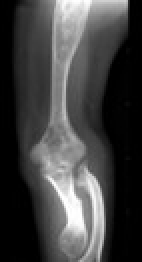
#> input picture poze/enchondromatosis.jpg, 71 x 131 px, found by its file name (shown 2 times larger); its folder holds only this picture in this run
$ python proj.py
#> lines starting #> are read from the running program, lines starting #| are printed output that depends on the picture; after the words box and inside, x2 and y2 are one past the last pixel; in counts of white or black regions, pixels touching at a corner belong together
import os
import numpy as np
import matplotlib.pyplot as plt
import scipy.ndimage as sc
import scipy.ndimage.morphology as morpho

def rgb2gri(img_in, format):
    img_in = img_in.astype('float')
    s = img_in.shape
    if len(s) == 3 and s[2] == 3:
        if format == 'png':
            img_out = (0.299 * img_in[:,:,0] + 0.587 * img_in [:,:,1] + 0.114 * img_in[:,:,2])*255
        elif format == 'jpg':
            img_out = 0.299 * img_in[:, :, 0] + 0.587 * img_in[:, :, 1] + 0.114 * img_in[:, :, 2]
        img_out = np.clip(img_out ,0, 255)
        img_out = img_out.astype('uint8')
        return img_out
    else:
        print ('conversia nu a putut fi realizata deoarece imaginea de intrare nu este color ')
        return img_in

def contrast_liniar_portiuni(img_in, L, a, b, Ta, Tb):
    s = img_in.shape
    img_out = np.empty_like(img_in)
    img_in = img_in.astype(float)
    for i in range(0, s[0]):
        for j in range(0, s[1]):
            if (img_in[i, j] < a):
                img_out[i, j] = (Ta / a) * img_in[i, j]
            if (img_in[i, j] >= a and img_in[i, j] <= b):
                img_out[i, j] = Ta + ((Tb - Ta) / (b - a)) * (img_in[i, j] - a)
            if (img_in[i, j] > b):
                img_out[i, j] = Tb + ((L - 1 - Tb) / (L - 1 - b)) * (img_in[i, j] - b)

    img_out = np.clip(img_out, 0, 255)
    img_out = img_out.astype('uint8')
    return img_out

def extindere_max_contrast(img_in, L, a, b):
    img_out = contrast_liniar_portiuni(img_in, L, a, b, 0, 255)
    return img_out

def logaritmic(img_in, L):
    s = img_in.shape
    img_out = np.empty_like(img_in)
    img_in = img_in.astype(float)
    for i in range(0, s[0]):
        for j in range(0, s[1]):
                img_out[i, j] = ((L -1)/np.log(L))*np.log (img_in[i,j] +1 )

    img_out = np.clip(img_out, 0, 255)
    img_out = img_out.astype('uint8')
    return img_out

def putere(img_in, L, r, a):
    s = img_in.shape
    img_out = np.empty_like(img_in)
    img_in = img_in.astype(float)
    for i in range(0, s[0]):
        for j in range(0, s[1]):
            if (img_in[i,j] <a):
                img_out[i, j] = a*(img_in[i,j]/a)**r
            else:
                img_out[i, j] = L - 1 - (L - 1 - a)*((L - 1 -img_in[i,j]) /(L - 1 - a))**r

    img_out = np.clip(img_out, 0, 255)
    img_out = img_out.astype('uint8')
    return img_out

def binarizare (img_in ,a):
    s = img_in.shape
    img_out = np.empty_like(img_in)
    img_in = img_in.astype(float)
    for i in range(0, s[0]):
        for j in range(0, s[1]):
            if (img_in[i, j] < a):
                img_out[i,j] = 255
            else:
                img_out[i,j] = 0

    img_out = np.clip(img_out, 0, 255)
    img_out = img_out.astype('uint8')
    return img_out

cale = r'C:\Users\NicolaeRazvanStoica\Desktop\facultate\poze'

files = os.listdir(cale)
for i in files:
    cale_img = os.path.join(cale, i)
    img_plt = plt.imread(cale_img)
#> img_plt is the input picture: shape (131, 71, 3); min 0, max 255, mean 66.4
    img_gray_tones = rgb2gri(img_plt, 'jpg')
    img_max_contrast = extindere_max_contrast(img_gray_tones, 256, 100, 220)
#> after the loop in contrast_liniar_portiuni, `for i in range(0, s[0]):`:
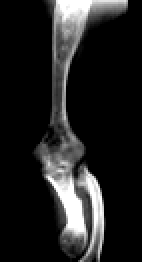
#> img_out: shape (131, 71) (shown 2 times larger); min 0, max 255, mean 34.2
    img_log = logaritmic(img_gray_tones, 256)
#> after the loop in logaritmic, `for i in range(0, s[0]):`:
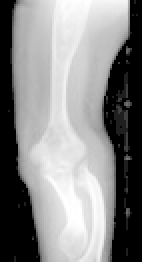
#> img_out: shape (131, 71) (shown 2 times larger); min 0, max 255, mean 135.6
    img_putere = putere(img_gray_tones, 256, 4.5, 70)
#> after the loop in putere, `for i in range(0, s[0]):`:
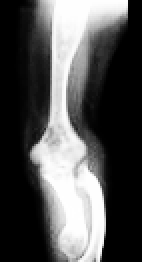
#> img_out: shape (131, 71) (shown 2 times larger); min 0, max 255, mean 82.9
    limita = np.mean(img_max_contrast) + 30
#> limita = 64.19
    # img_bin = binarizare(img_max_contrast, 180)
    img_bin = binarizare(img_max_contrast, limita)
#> after the loop in binarizare, `for i in range(0, s[0]):`:
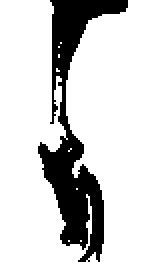
#> img_out: shape (131, 71) (shown 2 times larger); 79.4% white; 1 black region, box (x1, y1, x2, y2) and area: (19, 0, 64, 131) 1917
    s = np.ones([3, 3], dtype='uint8')
    filtrarea = sc.binary_dilation(img_bin, structure=s)
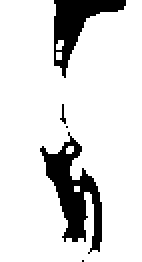
#> filtrarea: shape (131, 71) bool (shown 2 times larger); 86% white; 5 black regions (3 under 20 px), largest, box (x1, y1, x2, y2) and area: (20, 66, 51, 127) 763, (27, 0, 63, 39) 523
    img_zona_interes = img_bin / 255 * img_gray_tones
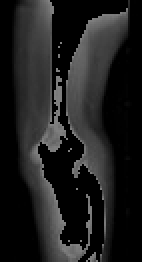
#> img_zona_interes: shape (131, 71) float64 (shown 2 times larger); min 0, max 130, mean 30
    plt.subplot(5, 3, 1), plt.imshow(img_plt, cmap = 'gray'), plt.title('Original Image')
    plt.subplot(5, 3, 2), plt.imshow(img_gray_tones, cmap='gray'), plt.title('Grayscale Image')
    plt.subplot(5, 3, 3), plt.imshow(img_max_contrast, cmap='gray'), plt.title('Max Contrast Image')
    plt.subplot(5, 3, 7), plt.imshow(img_log, cmap='gray'), plt.title('Logarithmic Image')
    plt.subplot(5, 3, 8), plt.imshow(img_putere, cmap='gray'), plt.title('Fixed Point Power Image')
    plt.subplot(5, 3, 9), plt.imshow(img_bin, cmap='gray'), plt.title('Binary Image')
    dil = morpho.binary_dilation(img_bin, s)
    dill = morpho.binary_dilation(dil, s)
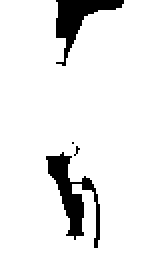
#> dill: shape (131, 71) bool (shown 2 times larger); 91% white; 4 black regions (2 under 20 px), largest, box (x1, y1, x2, y2) and area: (23, 76, 50, 124) 448, (28, 0, 62, 33) 385
    # plt.subplot(5, 3, 13), plt.imshow(dil, cmap = 'gray'), plt.title('Dilated')
    plt.subplot(5, 3, 13), plt.imshow(img_zona_interes, cmap='gray'), plt.title('ROI Selection')
    plt.subplot(5, 3, 14), plt.imshow(filtrarea, cmap='gray'), plt.title('Dilated Image')
    plt.show()

$ run again, on poze/giantcelltumor.jpg
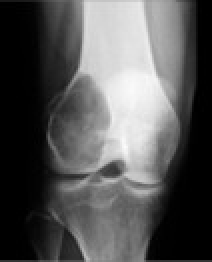
#> input picture poze/giantcelltumor.jpg, 106 x 131 px, found by its file name (shown 2 times larger)
#> img_plt is the input picture: shape (131, 106, 3); min 0, max 252, mean 85.9
#> after the loop in putere, `for i in range(0, s[0]):`:
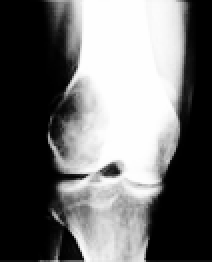
#> img_out: shape (131, 106) (shown 2 times larger); min 0, max 254, mean 110.1
#> limita = 90.42
#> filtrarea: shape (131, 106) bool; 77.2% white; 4 black regions (3 under 20 px), largest, box (x1, y1, x2, y2) and area: (40, 0, 87, 91) 3152
#> `dill = morpho.binary_dilation(dil, s)`:
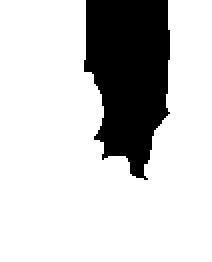
#> dill: shape (131, 106) bool (shown 2 times larger); 79.2% white; 1 black region, box (x1, y1, x2, y2) and area: (42, 0, 85, 90) 2883
